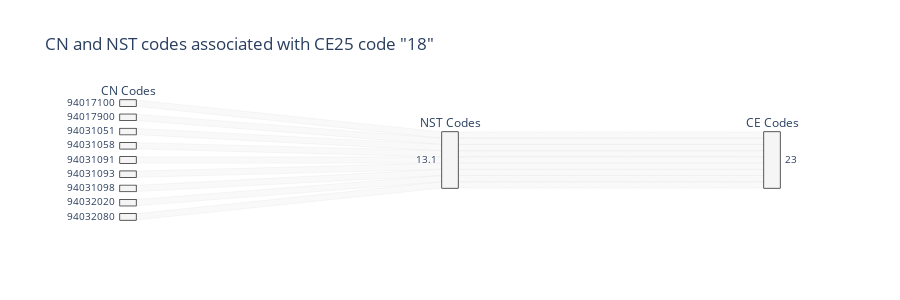

The notebook cell this image was saved under:
### Code cell
df_18 = df[df['CE'] == '18']
fig = px.parallel_categories(df_23,  
                              labels={'CN':'CN Codes', 'NST':'NST Codes', 'CE': 'CE Codes'},
                              dimensions=['CN', 'NST', 'CE'],
                              color='colors',
                              title='CN and NST codes associated with CE25 code "18"',
                              height=300
                            )
fig.show()

### Figure 1 — Plotly figure (JSON) as saved in the notebook; plotly's stock layout.template omitted (floating-point values rounded to 4 significant figures)
{"data": [{"dimensions": [{"label": "CN Codes", "values": ["94017100", "94017900", "94031051", "94031058", "94031091", "94031093", "94031098", "94032020", "94032080"]}, {"label": "NST Codes", "values": ["13.1", "13.1", "13.1", "13.1", "13.1", "13.1", "13.1", "13.1", "13.1"]}, {"label": "CE Codes", "values": ["23", "23", "23", "23", "23", "23", "23", "23", "23"]}], "domain": {"x": [0, 1], "y": [0, 1]}, "line": {"color": ["whitesmoke", "whitesmoke", "whitesmoke", "whitesmoke", "whitesmoke", "whitesmoke", "whitesmoke", "whitesmoke", "whitesmoke"], "coloraxis": "coloraxis"}, "name": "", "type": "parcats"}], "layout": {"coloraxis": {"colorbar": {"title": {"text": "colors"}}, "colorscale": [[0, "#0d0887"], [0.1111, "#46039f"], [0.2222, "#7201a8"], [0.3333, "#9c179e"], [0.4444, "#bd3786"], [0.5556, "#d8576b"], [0.6667, "#ed7953"], [0.7778, "#fb9f3a"], [0.8889, "#fdca26"], [1, "#f0f921"]]}, "height": 300, "legend": {"tracegroupgap": 0}, "title": {"text": "CN and NST codes associated with CE25 code \"18\""}}}
